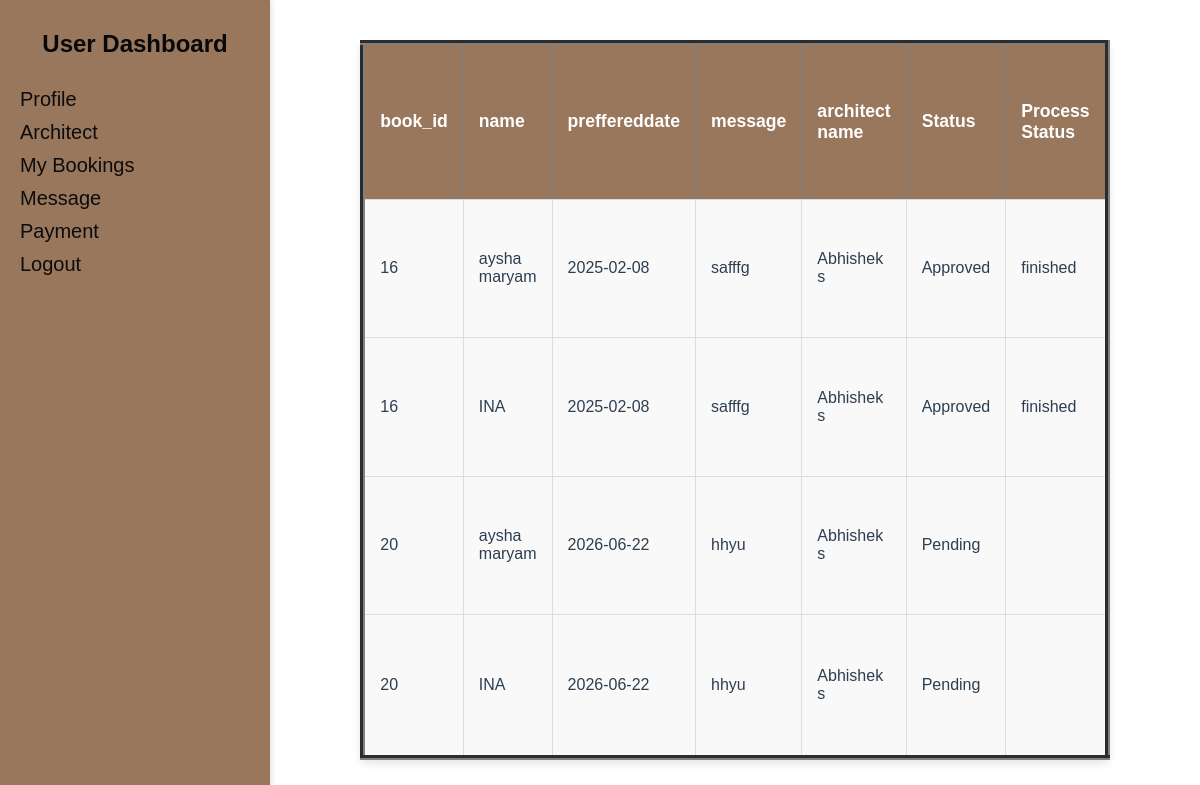
/raising-master_new/userviewbooking.php (signed in), run on the app's committed database.
### tables this page shows
CREATE TABLE `booking_table` (
  `book_id` int(11) NOT NULL,
  `email` varchar(70) NOT NULL,
  `preffereddate` date NOT NULL,
  `message` varchar(200) NOT NULL,
  `bookstatus` varchar(10) NOT NULL,
  `archemail` varchar(70) NOT NULL,
  `process_status` varchar(100) NOT NULL
);

CREATE TABLE `user_details` (
  `userid` bigint(20) NOT NULL,
  `name` varchar(200) NOT NULL,
  `email` varchar(200) NOT NULL,
  `phoneno` int(10) NOT NULL,
  `address` varchar(200) NOT NULL,
  `password` varchar(8) NOT NULL
);

CREATE TABLE `add_architect` (
  `architect_id` int(11) NOT NULL,
  `name` varchar(200) NOT NULL,
  `photo` varchar(70) NOT NULL,
  `email` varchar(200) NOT NULL,
  `address` varchar(500) NOT NULL,
  `phoneno` int(10) NOT NULL,
  `qualification` varchar(70) NOT NULL,
  `qualificationcertificate` varchar(70) NOT NULL,
  `experience` varchar(200) NOT NULL,
  `password` varchar(8) NOT NULL
);

### raising-master_new/userviewbooking.php (the view, shortened to what this page needs)
<?php
include 'user-side.php';
include 'connection.php';
?>
<html>
    <head>
    <link rel="stylesheet" type="text/css" href="2.css">
</head>
</html>
<?php
$u=$_SESSION["username"];
$sql = "select b.book_id,b.preffereddate,b.message,b.bookstatus,u.name,b.process_status,s.name as aname from booking_table b inner join user_details u on b.email=u.email inner join add_architect s on s.email=b.archemail  where b.email='$u' ";
$result = mysqli_query($con, $sql);
if ($result->num_rows > 0) {
   echo "<table  border='5' cellspacing='2' cellpadding='5' border='5'>
    <tr>
            <th>book_id</th>
            <th>name</th>
            <th>preffereddate</th>
            <th>message</th>
            <th>architect name</th>
            <th>Status</th>
             <th>Process Status</th>
       </tr>";
    while ($row = $result->fetch_assoc()) {
        echo "<tr>
            <td>{$row['book_id']}</td>
            <td>{$row['name']}</td>
            <td>{$row['preffereddate']}</td>
            <td>{$row['message']}</td>
            <td>{$row['aname']}</td>
             <td>{$row['bookstatus']}</td>
              <td>{$row['process_status']}</td>
          </tr>";
    }
    ?>
<?php
    echo "</table>";
} else {
    echo "0 results";
}
?>

### raising-master_new/admin-dash.css (style rules this page uses)
body { margin: 0; font-family: Arial, sans-serif; color: #2c3e50; }

### raising-master_new/2.css (style rules this page uses)
table { width: 50%; margin: 40px auto; border-collapse: collapse; background-color: #f9f9f9; border-radius: 8px; box-shadow: 0 4px 8px rgba(0, 0, 0, 0.1); }
th { background-color: #99775c; color: white; text-align: left; padding: 12px 15px; font-size: 1.1em; }
td { text-align: left; padding: 12px 15px; border: 1px solid #ddd; font-size: 1em; }

### data on the page
booking_table: book_id "16", user_details.name "aysha maryam", preffereddate "2025-02-08", message "safffg", add_architect.name "Abhishek s", bookstatus "Approved", process_status "finished", user_details.name "INA"
booking_table: book_id "20", user_details.name "aysha maryam", preffereddate "2026-06-22", message "hhyu", add_architect.name "Abhishek s", bookstatus "Pending", user_details.name "INA"
